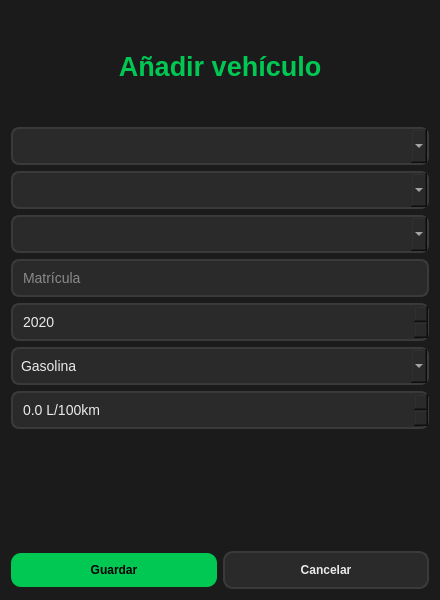
<?xml version="1.0" encoding="UTF-8"?>
<ui version="4.0">
 <class>AddVehiculoView</class>
 <widget class="QWidget" name="AddVehiculoView">
  <property name="geometry">
   <rect>
    <x>0</x>
    <y>0</y>
    <width>440</width>
    <height>600</height>
   </rect>
  </property>
  <property name="windowTitle">
   <string>Añadir vehículo</string>
  </property>

  <property name="styleSheet">
   <string>
QWidget {
    background-color: #1b1b1b;
    color: #eaeaea;
    font-family: Segoe UI;
}

QLabel#labelTitulo {
    color: #00c853;
}

QLineEdit, QComboBox, QSpinBox, QDoubleSpinBox {
    background-color: #2a2a2a;
    border: 2px solid #3a3a3a;
    border-radius: 8px;
    padding: 8px;
    font-size: 14px;
}

QLineEdit:focus, QComboBox:focus, QSpinBox:focus, QDoubleSpinBox:focus {
    border: 2px solid #00c853;
}

QPushButton {
    background-color: #00c853;
    border-radius: 10px;
    padding: 10px;
    font-weight: bold;
    color: #000000;
}

QPushButton:hover {
    background-color: #00e676;
}

QPushButton#btnCancelar {
    background-color: #2a2a2a;
    color: #eaeaea;
    border: 2px solid #3a3a3a;
}

QLabel#labelMensaje {
    color: #ff5252;
}
   </string>
  </property>

  <layout class="QVBoxLayout">

   <item>
    <widget class="QLabel" name="labelTitulo">
     <property name="text">
      <string>Añadir vehículo</string>
     </property>
     <property name="alignment">
      <set>Qt::AlignCenter</set>
     </property>
     <property name="font">
      <font>
       <pointsize>20</pointsize>
       <bold>true</bold>
      </font>
     </property>
    </widget>
   </item>

   <item><widget class="QComboBox" name="comboTipo"/></item>
   <item><widget class="QComboBox" name="comboMarca"/></item>
   <item><widget class="QComboBox" name="comboModelo"/></item>

   <item>
    <widget class="QLineEdit" name="inputMatricula">
     <property name="placeholderText">
      <string>Matrícula</string>
     </property>
    </widget>
   </item>

   <item>
    <widget class="QSpinBox" name="spinAnio">
     <property name="minimum"><number>1950</number></property>
     <property name="maximum"><number>2100</number></property>
     <property name="value"><number>2020</number></property>
    </widget>
   </item>

   <item>
    <widget class="QComboBox" name="comboCombustible">
     <item><property name="text"><string>Gasolina</string></property></item>
     <item><property name="text"><string>Diésel</string></property></item>
     <item><property name="text"><string>Híbrido</string></property></item>
     <item><property name="text"><string>Eléctrico</string></property></item>
    </widget>
   </item>

   <item>
    <widget class="QDoubleSpinBox" name="spinConsumo">
     <property name="decimals"><number>1</number></property>
     <property name="maximum"><double>50.0</double></property>
     <property name="suffix"><string> L/100km</string></property>
    </widget>
   </item>

   <item>
    <widget class="QLabel" name="labelMensaje">
     <property name="alignment"><set>Qt::AlignCenter</set></property>
     <property name="visible"><bool>false</bool></property>
    </widget>
   </item>

   <item>
    <layout class="QHBoxLayout">
     <item>
      <widget class="QPushButton" name="btnGuardar">
       <property name="text"><string>Guardar</string></property>
      </widget>
     </item>
     <item>
      <widget class="QPushButton" name="btnCancelar">
       <property name="text"><string>Cancelar</string></property>
      </widget>
     </item>
    </layout>
   </item>

  </layout>
 </widget>
 <resources/>
 <connections/>
</ui>
